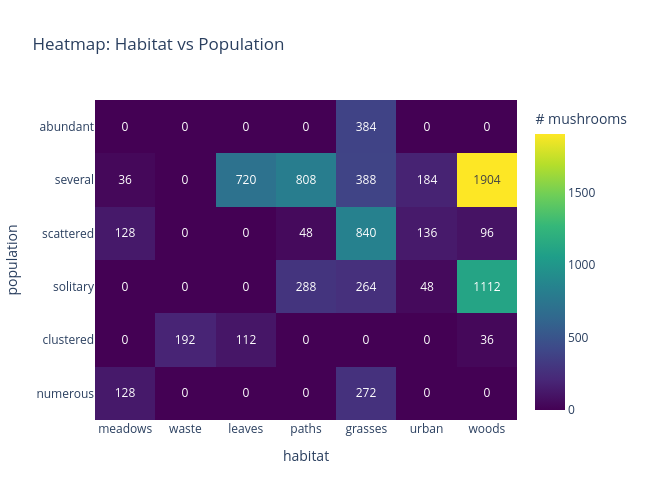

The cell this chart's notebook holds for it:
### Code cell
# Heatmap: Habitat vs Population
heatmap_data = (
    df.group_by(["habitat", "population", 'class'])
    .agg(pl.len().alias("count"))
)

fig = px.density_heatmap(
    heatmap_data,
    x="habitat", 
    y="population", 
    z="count",
    title="Heatmap: Habitat vs Population",
    text_auto=True,
    color_continuous_scale="Viridis"
)
fig.update_layout(coloraxis_colorbar_title_text="# mushrooms")
fig.update_layout(width=650, height=500)
fig.show()

### Figure 1 — Plotly figure (JSON) as saved in the notebook; plotly's stock layout.template omitted (floating-point values rounded to 4 significant figures)
{"data": [{"coloraxis": "coloraxis", "histfunc": "sum", "hovertemplate": "habitat=%{x}<br>population=%{y}<br>sum of count=%{z}<extra></extra>", "name": "", "texttemplate": "%{z}", "type": "histogram2d", "x": ["meadows", "waste", "leaves", "paths", "grasses", "urban", "paths", "grasses", "grasses", "leaves", "woods", "woods", "urban", "urban", "grasses", "woods", "leaves", "grasses", "woods", "meadows", "grasses", "leaves", "paths", "woods", "paths", "paths", "meadows", "grasses", "woods", "urban"], "xaxis": "x", "xbingroup": "x", "y": ["numerous", "clustered", "clustered", "solitary", "numerous", "scattered", "several", "solitary", "several", "clustered", "several", "several", "several", "several", "solitary", "solitary", "several", "abundant", "solitary", "scattered", "scattered", "several", "scattered", "scattered", "several", "solitary", "several", "scattered", "clustered", "solitary"], "yaxis": "y", "ybingroup": "y", "z": [128, 192, 16, 72, 272, 136, 792, 216, 388, 96, 984, 920, 48, 136, 48, 216, 576, 384, 896, 128, 136, 144, 48, 96, 16, 216, 36, 704, 36, 48]}], "layout": {"coloraxis": {"colorbar": {"title": {"text": "# mushrooms"}}, "colorscale": [[0, "#440154"], [0.1111, "#482878"], [0.2222, "#3e4989"], [0.3333, "#31688e"], [0.4444, "#26828e"], [0.5556, "#1f9e89"], [0.6667, "#35b779"], [0.7778, "#6ece58"], [0.8889, "#b5de2b"], [1, "#fde725"]]}, "height": 500, "legend": {"tracegroupgap": 0}, "title": {"text": "Heatmap: Habitat vs Population"}, "width": 650, "xaxis": {"anchor": "y", "domain": [0, 1], "title": {"text": "habitat"}}, "yaxis": {"anchor": "x", "domain": [0, 1], "title": {"text": "population"}}}}
